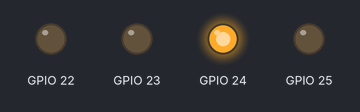
The program below on a simulated Raspberry Pi (BCM pin numbers). Parts: output pins drawn as LEDs (lit = HIGH). What the program prints to the terminal is not drawn.

Above: at 0.1 s.
At 0.7 s:
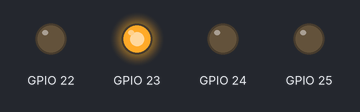
At 1.7 s:
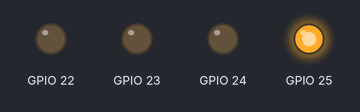
At 2.7 s:
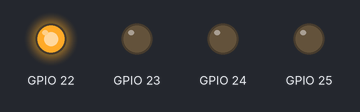
Timing chart, 0 to 3.0 s (numbered marks = the images above):
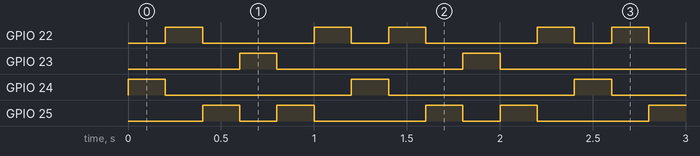

The program:

Lab002_GPIO_auto_fantastico.py
```python
"""
Author: Pedro Sanchez (mrchunckuee_electronics)
Blog:   http://mrchunckuee.blogspot.com/
"""
import gpiod
from gpiod.line import Direction, Value
import time

# Configuracion del hardware
RUTA_CHIP = '/dev/gpiochip1'
PINES = [24, 22, 25, 23]    # LEDs ordenados -> GPIO1_DO, GPIO1_C6, GPIO1_D1, GPIO1_C7
VELOCIDAD = 0.2             # Tiempo entre cada paso (200 ms)

print("LEDs con efecto del Auto Fantastico... Presiona Ctrl+C para detener.")

config_pines = {
    pin: gpiod.LineSettings(direction=Direction.OUTPUT, output_value=Value.INACTIVE)
    for pin in PINES
}

# Configuramos GPIOs
with gpiod.request_lines(RUTA_CHIP, config=config_pines) as lineas:
    try:
        while True:
            # Movimiento de Izquierda a Derecha
            for i in range(len(PINES)):
                lineas.set_value(PINES[i], Value.ACTIVE)
                time.sleep(VELOCIDAD)
                lineas.set_value(PINES[i], Value.INACTIVE)

            # Movimiento de Derecha a Izquierda
            for i in range(len(PINES) - 2, 0, -1):
                lineas.set_value(PINES[i], Value.ACTIVE)
                time.sleep(VELOCIDAD)
                lineas.set_value(PINES[i], Value.INACTIVE)

    except KeyboardInterrupt:
        print("\n[INFO] Script detenido. Apagando todos los LEDs...")
        for pin in PINES:
            lineas.set_value(pin, Value.INACTIVE)

print("[INFO] Script terminado, pines liberados.")
```

Measured:
- by itself, GPIO 22: repeats every 1.2 s: LOW 0.60 s, HIGH 0.20 s, LOW 0.20 s, HIGH 0.20 s
- by itself, GPIO 23, GPIO 24: alternates HIGH for 0.20 s and LOW for 1.0 s
- by itself, GPIO 25: repeats every 1.2 s: LOW 0.20 s, HIGH 0.20 s, LOW 0.60 s, HIGH 0.20 s
